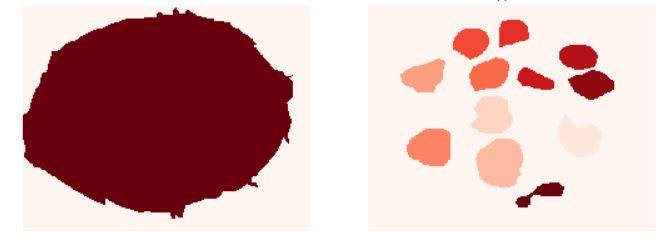
#> input picture Area Calculation/images/3.JPG, 669 x 244 px, found by its file name
$ python object_size.py --image images/3.jpg --width 1   (older library calls are emulated)
#> lines starting #> are read from the running program, lines starting #| are printed output that depends on the picture; after the words box and inside, x2 and y2 are one past the last pixel; in counts of white or black regions, pixels touching at a corner belong together
# USAGE
#python object_size.py --image images/3.jpg --width 1

from scipy.spatial import distance as dist
from imutils import perspective
from imutils import contours
import numpy as np
import argparse
import imutils
import cv2

def midpoint(ptA, ptB):
	return ((ptA[0] + ptB[0]) * 0.5, (ptA[1] + ptB[1]) * 0.5)

# construct the argument parse and parse the arguments
ap = argparse.ArgumentParser()
ap.add_argument("-i", "--image", required=True,
	help="path to the input image")
ap.add_argument("-w", "--width", type=float, required=True,
	help="width of the left-most object in the image (in inches)")
args = vars(ap.parse_args())

image = cv2.imread(args["image"])
#> image is the input picture: shape (244, 669, 3); mean B, G, R 176.2, 176.4, 214.1


def view():
	boundaries = [([100, 0, 0], [255, 200, 190])]

	img = []

	for (lower, upper) in boundaries:
		# create NumPy arrays from the boundaries
		lower = np.array(lower, dtype = "uint8")
		upper = np.array(upper, dtype = "uint8")

		# find the colors within the specified boundaries and apply
		# the mask
		mask = cv2.inRange(image, lower, upper)
		output = cv2.bitwise_and(image, image, mask = mask)
		area(output)
		img.append(output)

		#cv2.imshow("images", np.hstack([image, output]))
		#cv2.waitKey(0)
	area(img)


def area(img):
	#cv2.imshow("Input",img)
	#cv2.waitKey(0)
	img1 = np.uint8(img)
	edged = cv2.Canny(img1, 50, 100)
	edged = cv2.dilate(edged, None, iterations=1)
	edged = cv2.erode(edged, None, iterations=1)

	# find contours in the edge map
	cnts = cv2.findContours(edged.copy(), cv2.RETR_EXTERNAL,
		cv2.CHAIN_APPROX_SIMPLE)
	cnts = imutils.grab_contours(cnts)

	if len(cnts) > 0:
		cnts = contours.sort_contours(cnts)[0]
	#(cnts, _) = contours.sort_contours(cnts)
	pixelsPerMetric = None

	total_area = 0
	base = 0

	for c in cnts:
		# if the contour is not sufficiently large, ignore it
		if cv2.contourArea(c) < 100:
			continue

		#print()

		# compute the rotated bounding box of the contour
		orig = image.copy()
		box = cv2.minAreaRect(c)
		box = cv2.cv.BoxPoints(box) if imutils.is_cv2() else cv2.boxPoints(box)
		box = np.array(box, dtype="int")

		# order the points in the contour such that they appear
		# in top-left, top-right, bottom-right, and bottom-left
		# order, then draw the outline of the rotated bounding
		# box
		box = perspective.order_points(box)
		cv2.drawContours(orig, [box.astype("int")], -1, (0, 255, 0), 2)

		# loop over the original points and draw them
		for (x, y) in box:
			cv2.circle(orig, (int(x), int(y)), 5, (0, 0, 255), -1)

		# unpack the ordered bounding box, then compute the midpoint
		# between the top-left and top-right coordinates, followed by
		# the midpoint between bottom-left and bottom-right coordinates
		(tl, tr, br, bl) = box
		(tltrX, tltrY) = midpoint(tl, tr)
		(blbrX, blbrY) = midpoint(bl, br)

		# compute the midpoint between the top-left and top-right points,
		# followed by the midpoint between the top-righ and bottom-right
		(tlblX, tlblY) = midpoint(tl, bl)
		(trbrX, trbrY) = midpoint(tr, br)

		# draw the midpoints on the image
		cv2.circle(orig, (int(tltrX), int(tltrY)), 5, (255, 0, 0), -1)
		cv2.circle(orig, (int(blbrX), int(blbrY)), 5, (255, 0, 0), -1)
		cv2.circle(orig, (int(tlblX), int(tlblY)), 5, (255, 0, 0), -1)
		cv2.circle(orig, (int(trbrX), int(trbrY)), 5, (255, 0, 0), -1)

		# draw lines between the midpoints
		cv2.line(orig, (int(tltrX), int(tltrY)), (int(blbrX), int(blbrY)),
			(255, 0, 255), 2)
		cv2.line(orig, (int(tlblX), int(tlblY)), (int(trbrX), int(trbrY)),
			(255, 0, 255), 2)

		# compute the Euclidean distance between the midpoints
		dA = dist.euclidean((tltrX, tltrY), (blbrX, blbrY))
		dB = dist.euclidean((tlblX, tlblY), (trbrX, trbrY))

		# if the pixels per metric has not been initialized, then
		# compute it as the ratio of pixels to supplied metric
		# (in this case, inches)
		if pixelsPerMetric is None:
			pixelsPerMetric = dB / args["width"]

		# compute the size of the object
		dimA = dA / pixelsPerMetric
		dimB = dB / pixelsPerMetric

		area = cv2.contourArea(c)

		font = cv2.FONT_HERSHEY_SIMPLEX
		org = (00, 185)
		fontScale = 1
		color = (0, 0, 255)

		cv2.putText(orig,"Area is {}".format(area), org, font, fontScale,color, 2, cv2.LINE_AA)

		# show the output image
		cv2.imshow("Image", orig)
		cv2.waitKey(0)

view()
#> the loop in view, `for (lower, upper) in boundaries:` made 1 pass
#> pass 1, in view, `mask = cv2.inRange(image, lower, upper)`:
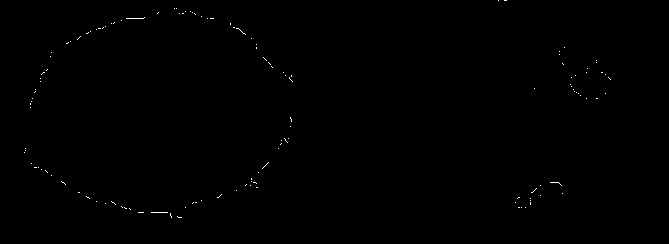
#> mask: shape (244, 669); 0.18% white in thin lines or dots, all inside (x1, y1, x2, y2) = (24, 0, 611, 218)
#> pass 1, in area, `edged = cv2.dilate(edged, None, iterations=1)`:
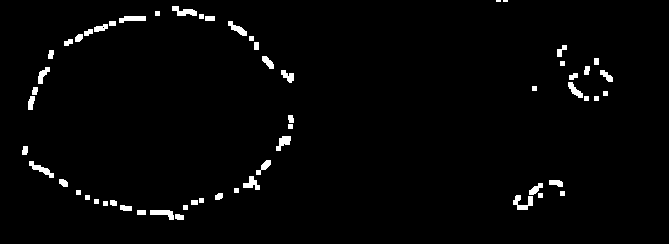
#> edged: shape (244, 669); 2.1% white; 59 white regions (2 under 20 px), largest, box (x1, y1, x2, y2) and area: (513, 195, 533, 210) 161, (29, 161, 54, 178) 148, (172, 6, 197, 16) 147
#> after the loop in view, `for (lower, upper) in boundaries:`: img = 1 item
#> in area (call 2), `cnts = cv2.findContours(edged.copy(), cv2.RETR_EXTERNAL, cv2.CHAIN_APP..`: cnts = 0 contours
area(image)
#> in area (call 3), `edged = cv2.Canny(img1, 50, 100)`: edged: shape (244, 669); 1.6% white in thin lines or dots, all inside (x1, y1, x2, y2) = (22, 0, 615, 219)
#> in area (call 3), `edged = cv2.dilate(edged, None, iterations=1)`:
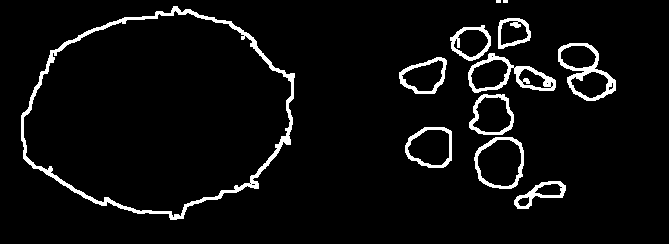
#> edged: shape (244, 669); 5.1% white; 12 white regions (2 under 20 px), largest, box (x1, y1, x2, y2) and area: (21, 6, 295, 220) 3184, (468, 53, 556, 93) 935, (558, 43, 616, 101) 882
#> in area (call 3), `edged = cv2.erode(edged, None, iterations=1)`:
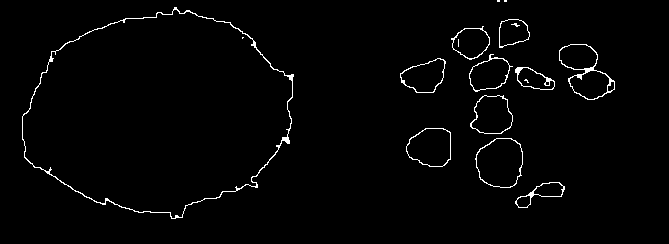
#> edged: shape (244, 669); 1.8% white in thin lines or dots, all inside (x1, y1, x2, y2) = (22, 0, 615, 219)
#> in area (call 3), `cnts = cv2.findContours(edged.copy(), cv2.RETR_EXTERNAL, cv2.CHAIN_APP..`: cnts = 13 contours, 2 with area under 20; largest, box (x1, y1, x2, y2) and area: (22, 7, 294, 219) 41240, (475, 138, 523, 188) 1851, (559, 44, 615, 100) 1756, (406, 128, 451, 167) 1362, (470, 95, 513, 134) 1228
#> the loop in area (call 3), `for c in cnts:` made 13 passes
#> (tl, tr, br, bl, tltrX, tltrY, blbrX, blbrY) on pass 1: ([52, -20], [312, 37], [267, 240], [7, 182], 182, 8.5, 137, 211)
#> (tl, tr, br, bl, tltrX, tltrY, blbrX, blbrY) on passes 2 to 7: ([397, 70], [443, 55], [452, 85], [406, 100], 420, 62.5, 429, 92.5), ([406, 128], [450, 128], [450, 166], [406, 166], 428, 128, 428, 166), ([446, 39], [478, 18], [495, 44], [464, 65], 462, 28.5, 479.5, 54.5), ([462, 73], [499, 47], [517, 73], [480, 99], 480.5, 60, 498.5, 86), ([470, 95], [512, 95], [512, 133], [470, 133], 491, 95, 491, 133), ([475, 138], [522, 138], [522, 187], [475, 187], 498.5, 138, 498.5, 187)
#> pass 1, in area (call 3), `cv2.imshow("Image", orig)`:
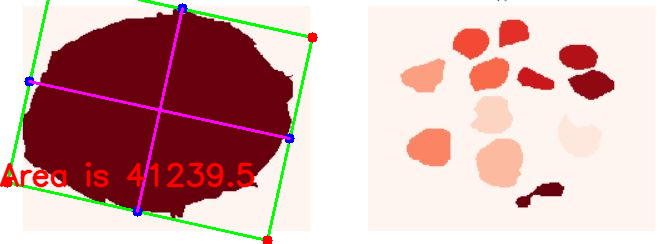
#> window 'Image': shape (244, 669, 3); mean B, G, R 173.8, 175.1, 212.8
#> pass 2, in area (call 3), `cv2.imshow("Image", orig)`:
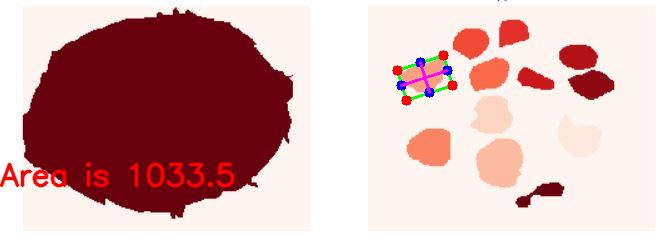
#> window 'Image': shape (244, 669, 3); mean B, G, R 174.8, 174.6, 214.4
#> after the loop in area (call 3), `for c in cnts:`:
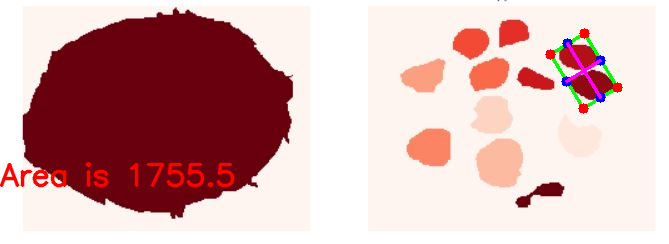
#> orig: shape (244, 669, 3); mean B, G, R 174.8, 174.8, 214.3
#> after the loop in area (call 3), `for c in cnts:`: pixelsPerMetric = 266.3
